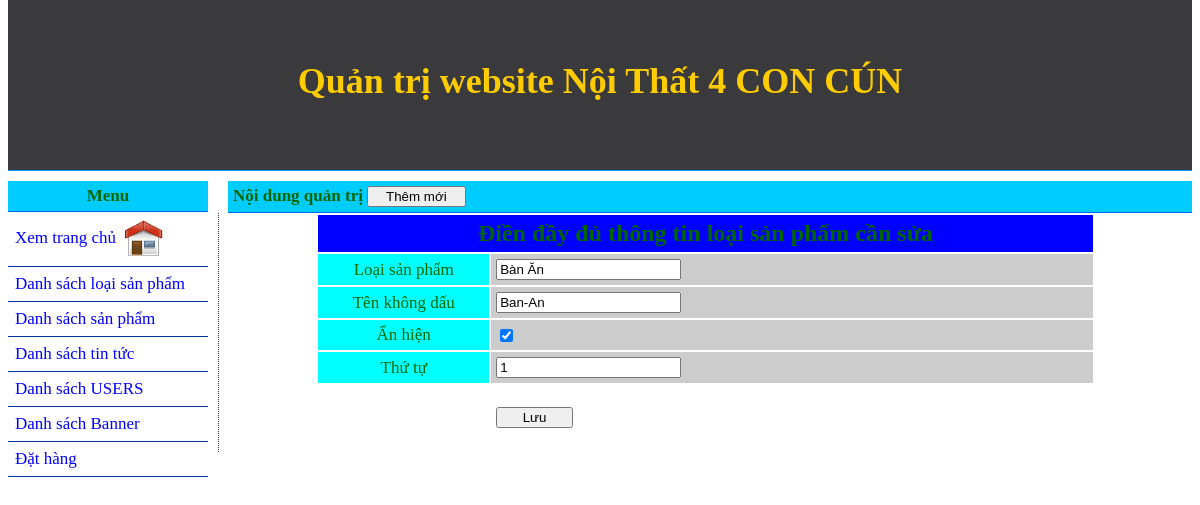
Screenshot of /admin/index.php?p=loaisanpham&action=edit&id=1 with the database file from the repository.
### tables this page shows
CREATE TABLE `loaisp` (
  `idLoai` int(12) NOT NULL,
  `idCL` int(12) NOT NULL DEFAULT '0',
  `TenLoai` varchar(100) NOT NULL DEFAULT '',
  `TenLoai_KD` varchar(100) NOT NULL,
  `ThuTu` int(4) NOT NULL DEFAULT '1',
  `AnHien` int(1) NOT NULL DEFAULT '1'
);

### admin/loaisanpham-edit.php (the view, shortened to what this page needs)
<?php
	$id=(isset($_GET['id']))?$_GET['id']:'';
	$sql="SELECT * FROM loaisp WHERE idLoai=$id";
	$loaisp=mysql_query($sql);
	$row_loaisp=mysql_fetch_assoc($loaisp);
?>
<form action="" method="post" enctype="multipart/form-data" name="form1">
  <table width="80%" border="0" align="center" cellpadding="5">
    <tr bgcolor="#0000FF">
      <td colspan="2" style="text-align: center; font-size: 24px; font-weight: bold;">Điền đầy đủ thông tin loại sản phẩm cần sửa</td>
    </tr>
    <tr>
      <td width="136" bgcolor="#00FFFF" style="text-align: center">Loại sản phẩm</td>
      <td width="504" bgcolor="#CCCCCC"><label for="TenLoai"></label>
      <input name="TenLoai" type="text" id="TenLoai" value="<?php echo $row_loaisp['TenLoai']; ?>"></td>
    </tr>
    <tr>
      <td bgcolor="#00FFFF" style="text-align: center">Tên không dấu</td>
      <td bgcolor="#CCCCCC"><label for="TenLoai_KD"></label>
        <label for="gioithieu">
          <input name="TenLoai_KD" type="text" id="TenLoai_KD" value="<?php echo $row_loaisp['TenLoai_KD']; ?>" />
        </label></td>
    </tr>
    <tr>
      <td bgcolor="#00FFFF" style="text-align: center">Ẩn hiện</td>
      <td bgcolor="#CCCCCC"><input name="AnHien" type="checkbox" id="AnHien" <?php if($row_loaisp['AnHien']==1){echo "checked='checked'"; }?>>
      <label for="hienthi"></label></td>
    </tr>
    <tr>
      <td bgcolor="#00FFFF" style="text-align: center">Thứ tự</td>
      <td bgcolor="#CCCCCC"><label for="textfield"></label>
      <input name="ThuTu" type="text" id="ThuTu" value="<?php echo $row_loaisp['ThuTu']; ?>" /></td>
    </tr>
    <tr>
      <td bgcolor="#FFFFFF" style="text-align: center"><input name="xuly" type="hidden" id="xuly" value="1">
      </td>
      <td><p>
        <input type="submit" name="btnluu" id="btnluu" value="     Lưu     ">
      </p>
	  </td>
    </tr>
  </table>
</form>

### css/admin.css (style rules this page uses)
body,td,th { font-family: SVN-Agency FB; font-size: 17px; color:#060; }
body { margin-top: 0px; margin-bottom: 0px; }

### rows the page displays
loaisp: TenLoai "Bàn Ăn", TenLoai_KD "Ban-An", AnHien "☑", ThuTu "1"
